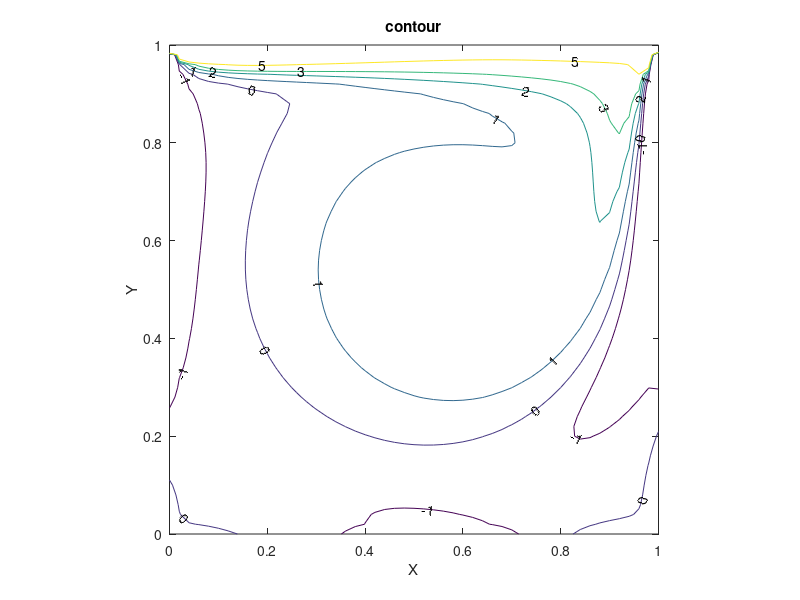
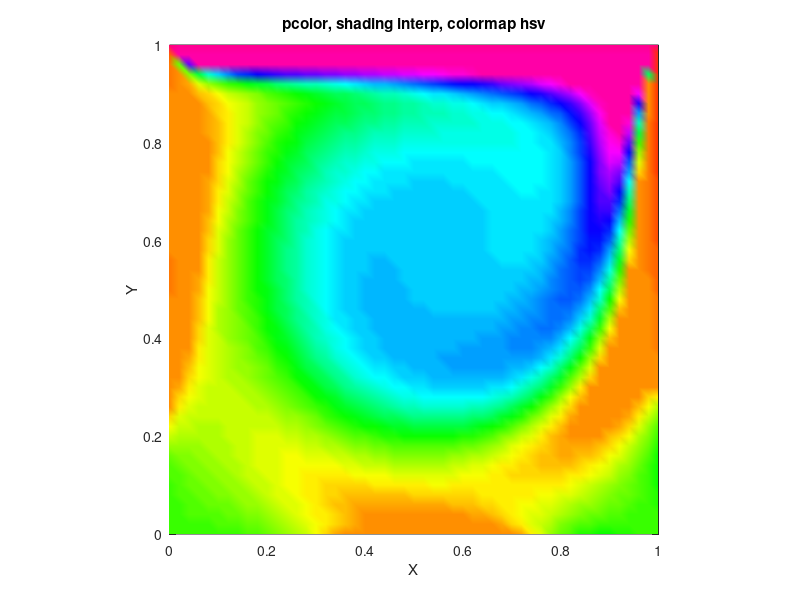
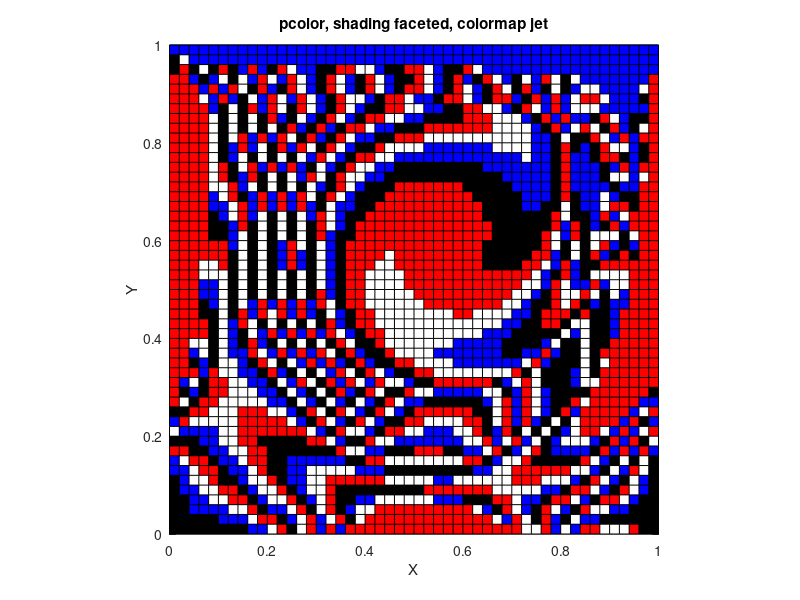
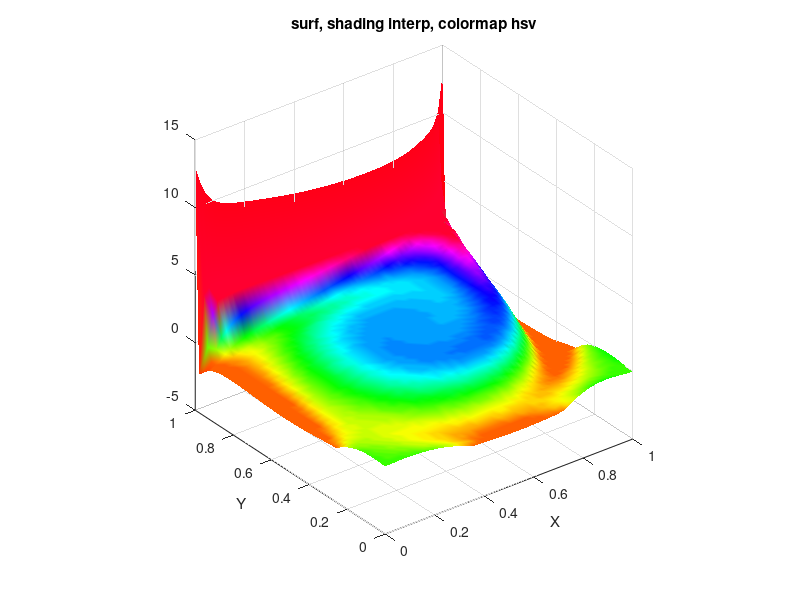

Reproduce these figures in MATLAB, in order.
% vort_ plots four vorticity plots in Figure CP-11
% in color plates.  The first two plots of stream functions
% are plotted by stream_.   Copyright S. Nakamura, 1995
clear; close;close;clf
fig3=figure(3)
set(fig3,'Position',[100,100,400,400] ,'NumberTitle','off', ...
   'Color',[0,0,0])
pause
clf;clear
load vort_.dat
     ni=51;
     nj=51;
     s=1;
     for j=1:nj
         for i=1:ni
         x(i,j)=vort_(s,1);
         y(i,j)=vort_(s,2);
         p(i,j)=vort_(s,3);
         s=s+1;
     end;
     end;
q=zeros(size(p));
     for i=1:ni
         for j=1:nj
          xd(i,j)=x(i,nj-j+1);
         end ;
     end ;

     for j=1:nj
         for i=1:ni
          yd(j,i)=y(nj-j+1,i);
         end ;
     end ;

     v=[5.0 3.0 2.0 1.0 0.0 -1.0];
     c=contour(x,y,p,v);
     clabel(c,v)
%    title('vorticity contour  Re=400 (grid 51x51)')
     title('contour')
     xlabel('X') ;   ylabel('Y')
  
     axis('square')
%print vort1.ps -depsc

fig4=figure(4)
set(fig4,'Position',[515,100,400,400] ,'NumberTitle','off')

clf

pmax=max(max(p))
pmin=min(min(p))


if 1==1,
     for i=1:ni
         for j=1:nj
          q(i,j)=p(i,j);
          if p(i,j)<-1  , q(i,j)= -1 - (p(i,j)+1)/(pmin+1)/3 ; end
          if p(i,j)<-1  , p(i,j)= -1 - (p(i,j)+1)/(pmin+1)*3 ; end
          if p(i,j)>3 , q(i,j)= 3 + (p(i,j)-3)/(pmax-3)/9; end 
          if p(i,j)>3 , p(i,j)= 3 + (p(i,j)-3)/(pmax-3)*10; end 
         end ;
     end ;
end

pcolor(x,y,q)
colormap hsv;  caxis([-1.5 3.5])
axis('square')
shading interp
title('pcolor, shading interp, colormap hsv')
     xlabel('X') ;   ylabel('Y')
%print vort2.ps -depsc
disp 'HIT RETURN'
pause
fig5=figure(5)
set(fig5,'Position',[100,100,400,400] ,'NumberTitle','off')

pcolor(x,y,q)
colormap flag;
axis('square')

shading faceted
title('pcolor, shading faceted, colormap jet')
     xlabel('X') ;   ylabel('Y')
%print vort3.ps -depsc

fig6=figure(6)
set(fig6,'Position',[515,100,400,400] ,'NumberTitle','off')




%subplot(2,2,3)
surf(x,y,p,q)
colormap hsv;  
axis('square')
shading interp
title('surf, shading interp, colormap hsv')
     xlabel('X') ;   ylabel('Y')
%print vort4.ps -depsc
